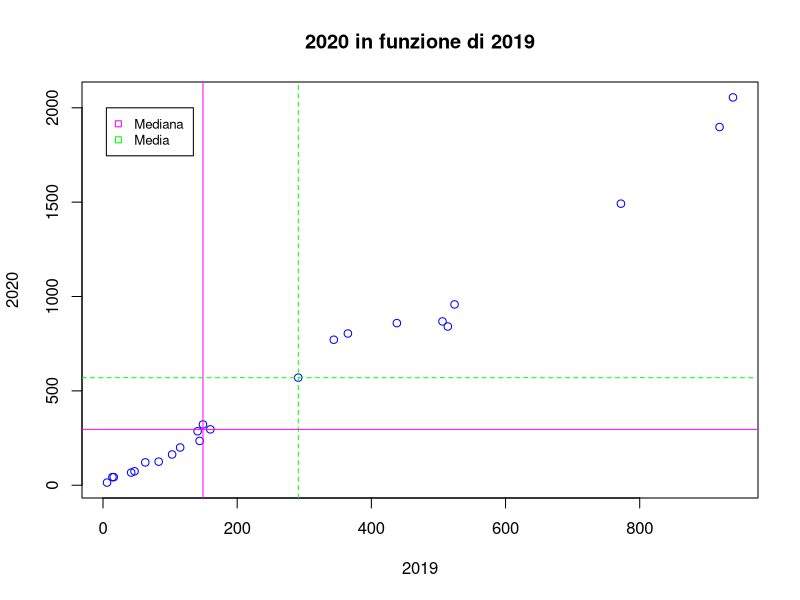
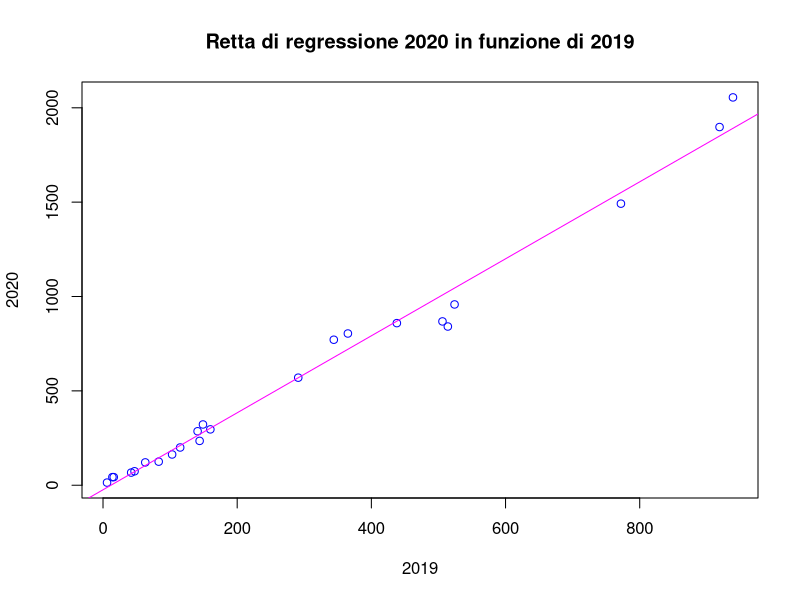
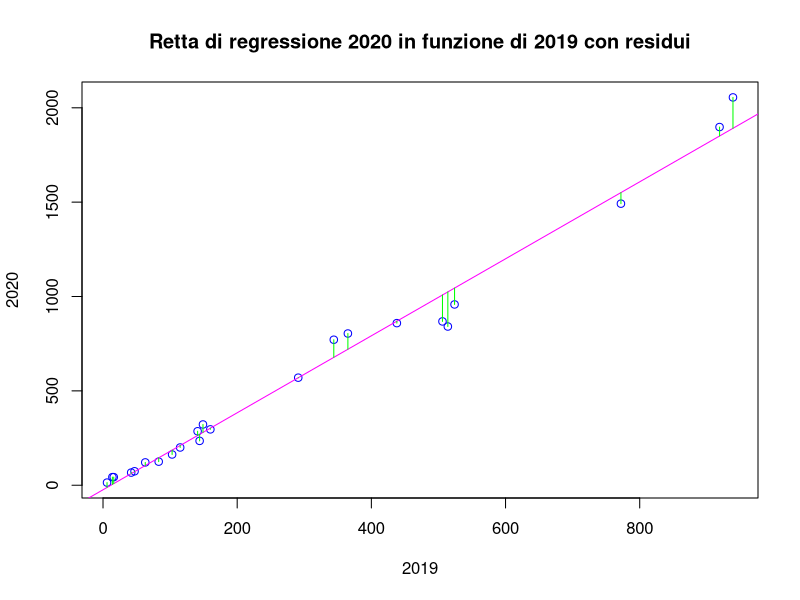
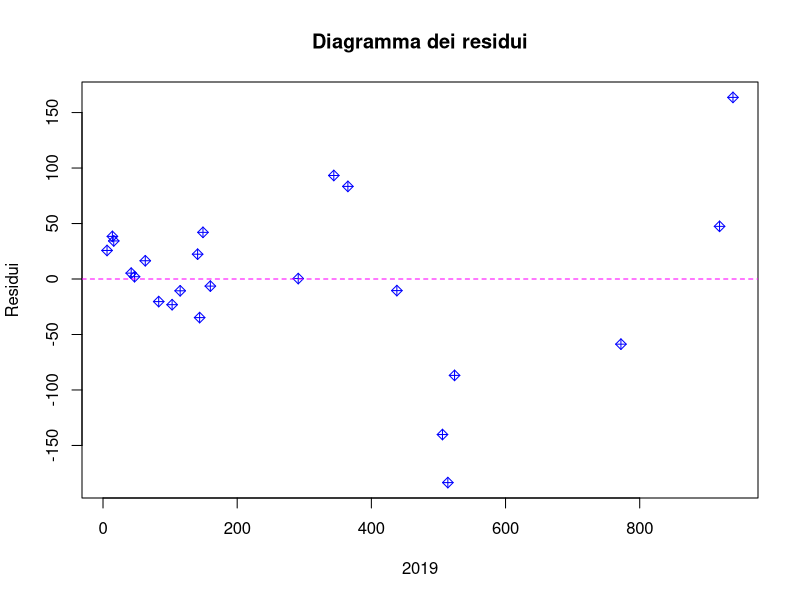
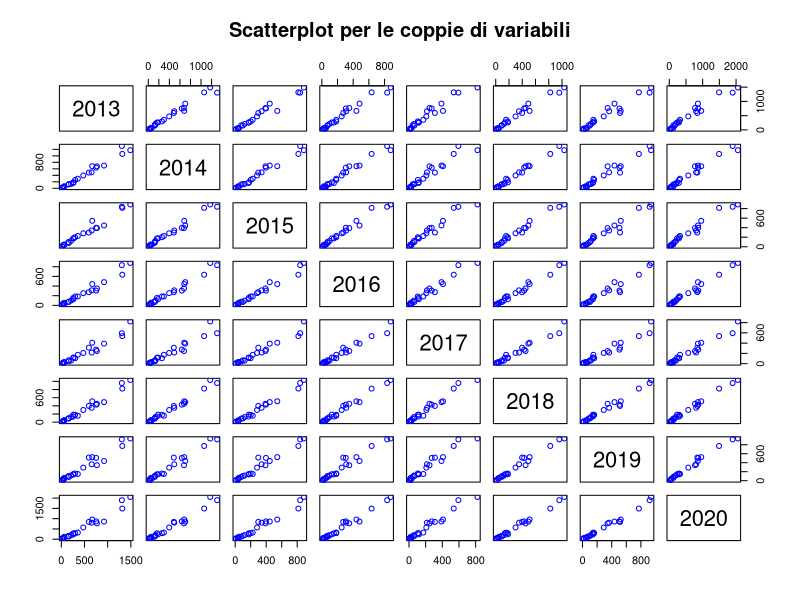
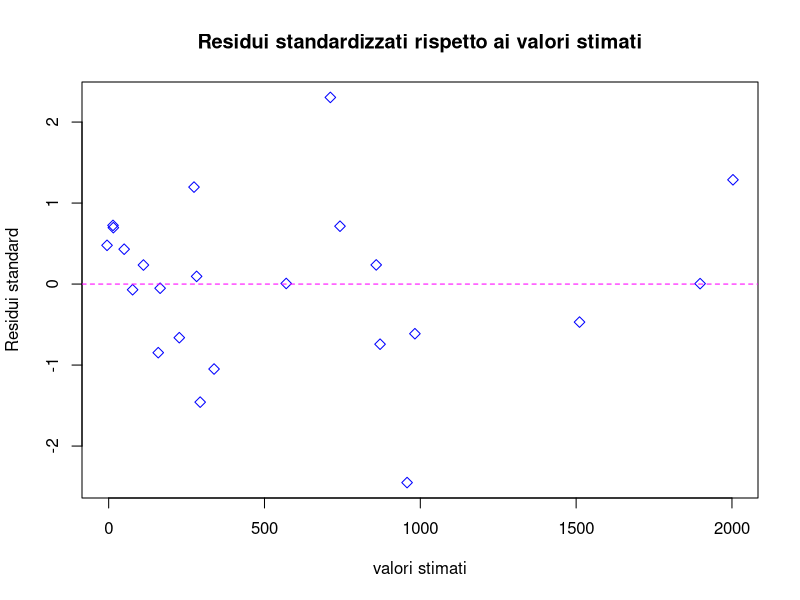

Reproduce these figures in R, in order.
library(openxlsx)
utenti_per_regione_e_anno <-read.xlsx("utenti_per_regione_e_anno.xlsx")

df<-round(utenti_per_regione_e_anno[,-1],0)
row.names(df)<-utenti_per_regione_e_anno[,1]

options("scipen"=100, "digits"=4)

#regressione lineare semplice
png("grafici/bivariata/scatterPlotUtenti2020_2019.png")
plot(df$"2019", df$"2020", main="2020 in funzione di 2019", col="blue",
      xlab="2019", ylab="2020")
abline (v=median (df$"2019" ),lty =1, col =" magenta ")
abline (v=mean(df$"2019" ),lty =2, col =" green")
abline (h=median (df$"2020"),lty =1, col =" magenta ")
abline (h=mean(df$"2020"),lty =2, col ="green")
legend (5, 2000,c(" Mediana "," Media"),pch =0, col =c("magenta","green"), cex =0.8)
dev.off()

cov(df$"2019", df$"2020")
cor(df$"2019", df$"2020")

png("grafici/bivariata/scatterPlotUtenti2020_2019RettaRegressione.png")
plot(df$"2019", df$"2020", main="Retta di regressione 2020 in funzione di 2019", col="blue",
     xlab="2019", ylab="2020")
abline(lm(df$"2020"~df$"2019"), col="magenta")
dev.off()

linearmodel<-lm(df$"2020"~df$"2019")
residui<-linearmodel$residuals
residuistandard<-residui/sd(residui)

png("grafici/bivariata/scatterPlotUtenti2020_2019RettaRegressioneResidui.png")
plot(df$"2019", df$"2020", main="Retta di regressione 2020 in funzione di 2019 con residui", col="blue",
     xlab="2019", ylab="2020")
abline(linearmodel, col="magenta")
segments (df$"2019", linearmodel$fitted.values, df$"2019", df$"2020" ,col="green")
dev.off()

png("grafici/bivariata/scatterPlotUtenti2020_2019DiagrammaResidui.png")
plot(df$"2019", residui, main="Diagramma dei residui", xlab="2019", ylab="Residui", col="blue", pch =9)
abline (h=0, col ="magenta",lty=2)
dev.off()


#regressione lineare multipla

apply(df, 2, median)
round(apply(df, 2, mean),2)
round(apply(df, 2, sd),2)

cov(df)
cor(df)

png("grafici/bivariata/scatterPlotUtentiCoppieVariabili.png")
pairs(df, main="Scatterplot per le coppie di variabili", col="blue")
dev.off()

multiplelinearmodel<-lm(df$"2020"~df$"2013" +df$"2014" + df$"2015" + df$"2016" + df$"2017" + df$"2018" + df$"2019")
residui<-multiplelinearmodel$residuals
residuistandard<-residui/sd(residui)
stime<-multiplelinearmodel$fitted.values
png("grafici/bivariata/residuiStandarValoriStimatiMultipleUtenti.png")
plot(stime, residuistandard, main="Residui standardizzati rispetto ai valori stimati", xlab="valori stimati"
     , ylab="Residui standard", pch=5, col="blue")
abline (h=0, col ="magenta",lty =2)
dev.off()


